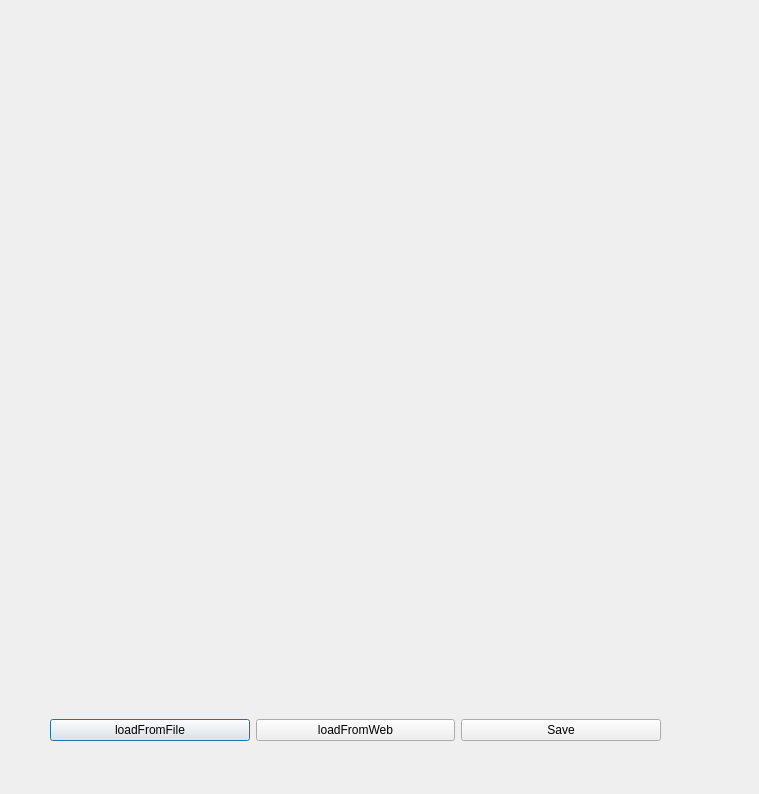
<?xml version="1.0" encoding="UTF-8"?>
<ui version="4.0">
 <class>Dialog</class>
 <widget class="QDialog" name="Dialog">
  <property name="geometry">
   <rect>
    <x>0</x>
    <y>0</y>
    <width>759</width>
    <height>794</height>
   </rect>
  </property>
  <property name="windowTitle">
   <string>Dialog</string>
  </property>
  <widget class="QLabel" name="lbl_picture">
   <property name="geometry">
    <rect>
     <x>50</x>
     <y>60</y>
     <width>611</width>
     <height>641</height>
    </rect>
   </property>
   <property name="text">
    <string/>
   </property>
  </widget>
  <widget class="QLabel" name="lbl_status">
   <property name="geometry">
    <rect>
     <x>320</x>
     <y>20</y>
     <width>111</width>
     <height>31</height>
    </rect>
   </property>
   <property name="text">
    <string/>
   </property>
  </widget>
  <widget class="QWidget" name="">
   <property name="geometry">
    <rect>
     <x>50</x>
     <y>705</y>
     <width>611</width>
     <height>51</height>
    </rect>
   </property>
   <layout class="QHBoxLayout" name="horizontalLayout">
    <item>
     <widget class="QPushButton" name="btn_loadFromFile">
      <property name="text">
       <string>loadFromFile</string>
      </property>
     </widget>
    </item>
    <item>
     <widget class="QPushButton" name="btn_loadFromWeb">
      <property name="text">
       <string>loadFromWeb</string>
      </property>
     </widget>
    </item>
    <item>
     <widget class="QPushButton" name="btn_save">
      <property name="text">
       <string>Save</string>
      </property>
     </widget>
    </item>
   </layout>
  </widget>
 </widget>
 <resources/>
 <connections/>
</ui>
